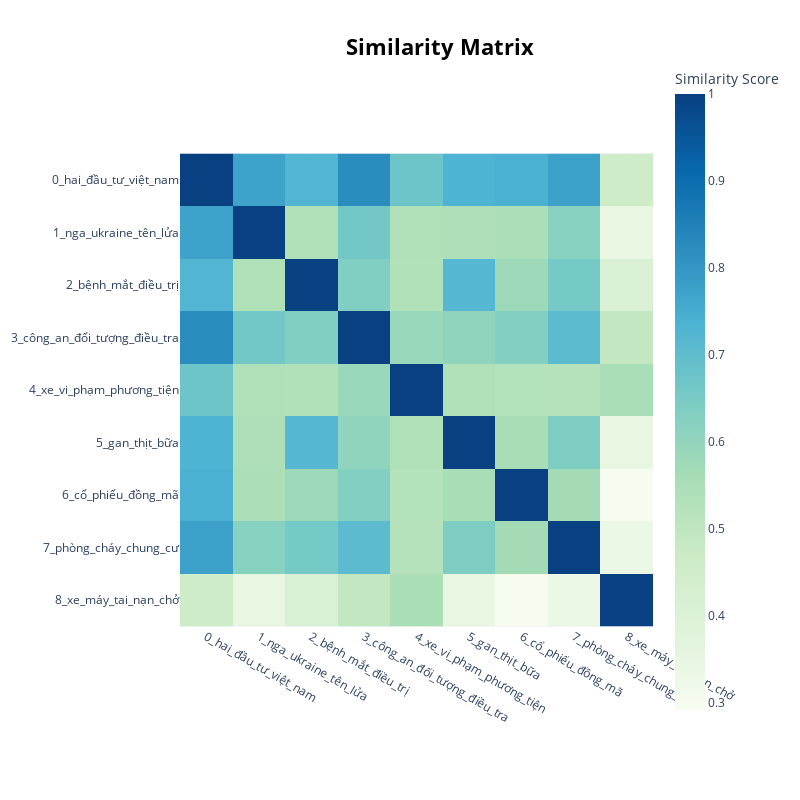

This figure's notebook cell:
### Markdown cell above
### Visualize Topic Similarity

### Code cell
topic_model.visualize_heatmap()

### Figure 1 — Plotly figure (JSON) as saved in the notebook; plotly's stock layout.template omitted (floating-point values rounded to 4 significant figures)
{"data": [{"coloraxis": "coloraxis", "hovertemplate": "x: %{x}<br>y: %{y}<br>Similarity Score: %{z}<extra></extra>", "name": "0", "type": "heatmap", "x": ["0_hai_đầu_tư_việt_nam", "1_nga_ukraine_tên_lửa", "2_bệnh_mắt_điều_trị", "3_công_an_đối_tượng_điều_tra", "4_xe_vi_phạm_phương_tiện", "5_gan_thịt_bữa", "6_cổ_phiếu_đồng_mã", "7_phòng_cháy_chung_cư", "8_xe_máy_tai_nạn_chở"], "xaxis": "x", "y": ["0_hai_đầu_tư_việt_nam", "1_nga_ukraine_tên_lửa", "2_bệnh_mắt_điều_trị", "3_công_an_đối_tượng_điều_tra", "4_xe_vi_phạm_phương_tiện", "5_gan_thịt_bữa", "6_cổ_phiếu_đồng_mã", "7_phòng_cháy_chung_cư", "8_xe_máy_tai_nạn_chở"], "yaxis": "y", "z": [[1.0, 0.7731, 0.7264, 0.8239, 0.6709, 0.732, 0.7417, 0.7772, 0.4592], [0.7731, 1.0, 0.5413, 0.6619, 0.5389, 0.5424, 0.5484, 0.6217, 0.3506], [0.7264, 0.5413, 1.0, 0.6341, 0.5351, 0.7206, 0.5783, 0.6568, 0.4102], [0.8239, 0.6619, 0.6341, 1.0, 0.5859, 0.6042, 0.6305, 0.7068, 0.4936], [0.6709, 0.5389, 0.5351, 0.5859, 1.0, 0.539, 0.5282, 0.5232, 0.5525], [0.732, 0.5424, 0.7206, 0.6042, 0.539, 1.0, 0.5582, 0.6421, 0.3491], [0.7417, 0.5484, 0.5783, 0.6305, 0.5282, 0.5582, 1.0, 0.566, 0.2917], [0.7772, 0.6217, 0.6568, 0.7068, 0.5232, 0.6421, 0.566, 1.0, 0.3325], [0.4592, 0.3506, 0.4102, 0.4936, 0.5525, 0.3491, 0.2917, 0.3325, 1.0]]}], "layout": {"coloraxis": {"colorbar": {"title": {"text": "Similarity Score"}}, "colorscale": [[0, "rgb(247,252,240)"], [0.125, "rgb(224,243,219)"], [0.25, "rgb(204,235,197)"], [0.375, "rgb(168,221,181)"], [0.5, "rgb(123,204,196)"], [0.625, "rgb(78,179,211)"], [0.75, "rgb(43,140,190)"], [0.875, "rgb(8,104,172)"], [1, "rgb(8,64,129)"]]}, "height": 800, "hoverlabel": {"bgcolor": "white", "font": {"family": "Rockwell", "size": 16}}, "legend": {"title": {"text": "Trend"}}, "margin": {"t": 60}, "showlegend": true, "title": {"font": {"color": "Black", "size": 22}, "text": "<b>Similarity Matrix</b>", "x": 0.55, "xanchor": "center", "y": 0.95, "yanchor": "top"}, "width": 800, "xaxis": {"anchor": "y", "constrain": "domain", "domain": [0, 1], "scaleanchor": "y"}, "yaxis": {"anchor": "x", "autorange": "reversed", "constrain": "domain", "domain": [0, 1]}}}
